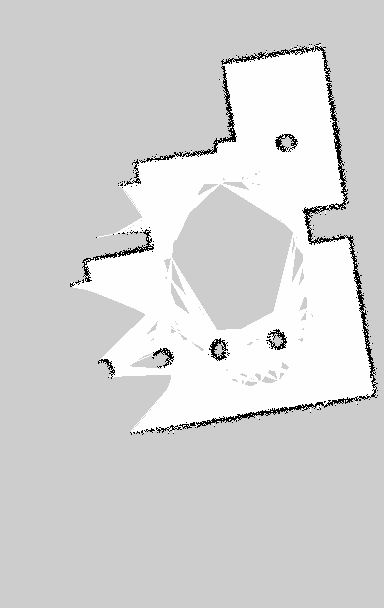
#> input picture Gazebo_test_map/sigma_difference/0426_map_01.png, 384 x 608 px
$ python test_thinning.py   (older library calls are emulated)
#> lines starting #> are read from the running program, lines starting #| are printed output that depends on the picture; after the words box and inside, x2 and y2 are one past the last pixel; in counts of white or black regions, pixels touching at a corner belong together
import cv2
import numpy as np
from matplotlib import pyplot as plt
import math
import random
from ransac_map_merge import RANSAC_Map_Merging
from skimage.transform import radon, rescale


def _color_change(input_map):
    r, c = np.shape(input_map)
    for i in range(r):
        for j in range(c):
            if input_map[i, j]  > 150:
                input_map[i, j] = 0
            else:
                input_map[i, j] = 1
    return input_map

def _transform_state(input_map):
    r, c = np.shape(input_map)
    for i in range(r):
        for j in range(c):
            if input_map[i, j]  < 150:
                input_map[i, j] = 255
            else:
                input_map[i, j] = 0
    return input_map


def _thinning(img):

    r, c = np.shape(img)
    img_tmp = np.ones((r+2, c+2))
    img_tmp[1:r+1, 1:c+1] = img
    for i in range(r):
        for j in range(c):
            x = i+1
            y = j+1
            if img_tmp[x,y] == 1:
               continue
            p2 = img_tmp[x, y+1]
            p3 = img_tmp[x+1, y+1]
            p4 = img_tmp[x+1, y]
            p5 = img_tmp[x+1, y-1]
            p6 = img_tmp[x, y-1]
            p7 = img_tmp[x-1, y-1]
            p8 = img_tmp[x-1, y]
            p9 = img_tmp[x-1, y+1]
            B = p2+p3+p4+p5+p6+p7+p8+p9
            if  B <= 6 and B >= 2:
                pass
            else:
                continue


            # if p2*p4*p6 == 0 and p4*p6*p8 == 0:
            #     pass
            # else:
            #     continue

            if p2*p4*p8 == 0 and p2*p6*p8 == 0:
                pass
            else:
                continue

            pts = [p2,p3,p4,p5,p6,p7,p8,p9]
            count = 0
            for i in range(7):
                if pts[i]== 0:
                    if pts[i+1]== 1:
                        count +=1
            if count == 1:
                img_tmp[x,y] = 1
                # print("delete")
            else:
                continue
    # [42 lines of commented-out code are left out]

    return img_tmp[1:r+1,1:c+1]

def _radon_find_theta(image):
    image = rescale(image, scale=1.0, mode='reflect', multichannel=False)
    theta = np.linspace(0., 180., max(image.shape), endpoint=False)
    sinogram = radon(image, theta=theta, circle=True)
    x = np.where(sinogram==np.amax(sinogram))
    yaw = x[1][0]/sinogram.shape[1]*180
    return yaw, sinogram

def _rotate_image(image, angle, center=None, scale=1.0):
    (h, w) = image.shape[:2]
    # If the center of the rotation is not defined, use the center of the image.
    if center is None:
        center = (w / 2, h / 2)
    M = cv2.getRotationMatrix2D(center, angle, scale)
    img_rot = cv2.warpAffine(image, M, (w, h))
    r, c = np.shape(img_rot)
    for i in range(r):
        for j in range(c):
            if img_rot[i, j]  > 0:
                img_rot[i, j] = 255
            else:
                img_rot[i, j] = 0
    return img_rot

def _dilate_image(img, L=1):
    img_r, img_c = np.shape(img)
    img_tmp = np.ones((img_r+2*L, img_c+2*L))
    pts = np.where(img==255)
    _, length = np.shape(pts)
    for i in range(length):
        x = pts[0][i]+L
        y = pts[1][i]+L
        img_tmp[x-L:x+L+1, y-L:y+L+1] = 255
    # new_img = img_tmp[L:L+img_r, L:L+img_c]
    new_img = img_tmp
    return new_img.astype(np.uint8)

if __name__ == "__main__":
    img1 = cv2.imread('Gazebo_test_map//sigma_difference//0426_map_01.png')
#> img1 is the input picture: shape (608, 384, 3); min 0, max 254, mean 212.2
    img1 = cv2.cvtColor(img1, cv2.COLOR_RGB2GRAY)
#> img1: shape (608, 384)
    img1 = _transform_state(img1)
#> after the loop in _transform_state, `for i in range(r):`:
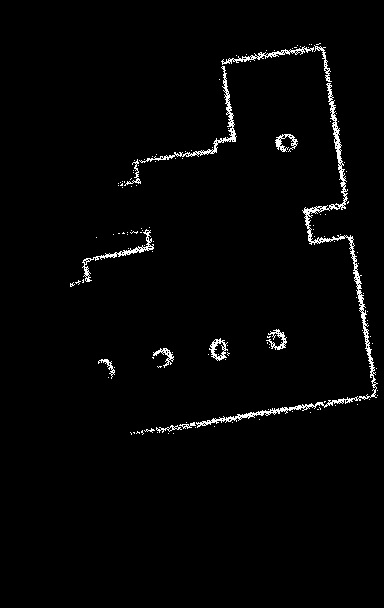
#> input_map: shape (608, 384); 2% white in thin lines or dots, all inside (x1, y1, x2, y2) = (70, 43, 378, 435)

    if 1:
        fig, ax = plt.subplots()
        ax.imshow(img1, cmap='gray')
        ax.set_title("OGM - Original Image")
        ax.get_xaxis().set_visible(False)
        ax.get_yaxis().set_visible(False)
        fig.tight_layout()


    dtheta_1, sino_1 = _radon_find_theta(img1)
#> in _radon_find_theta, `sinogram = radon(image, theta=theta, circle=True)`:
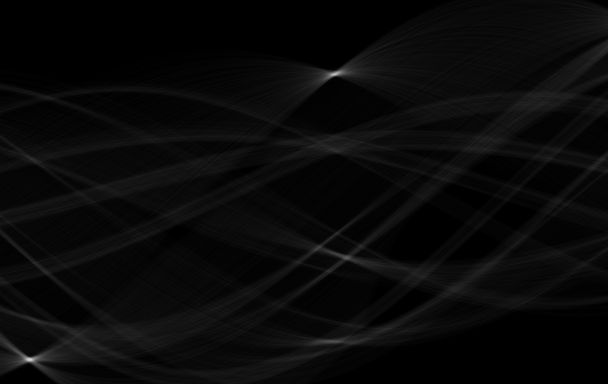
#> sinogram: shape (384, 608) float64; min 0, max 210.8, mean 9.6
#> in _radon_find_theta, `x = np.where(sinogram==np.amax(sinogram))`: x = ([359], [30])
#> in _radon_find_theta, `yaw = x[1][0]/sinogram.shape[1]*180`: yaw = 8.88
#> dtheta_1 = 8.88
    img1 = _rotate_image(img1, 270-dtheta_1)
#> in _rotate_image, `M = cv2.getRotationMatrix2D(center, angle, scale)`: M = [[-0.154, -0.988, 522], [0.988, -0.154, 161.2]]
#> in _rotate_image, `img_rot = cv2.warpAffine(image, M, (w, h))`:
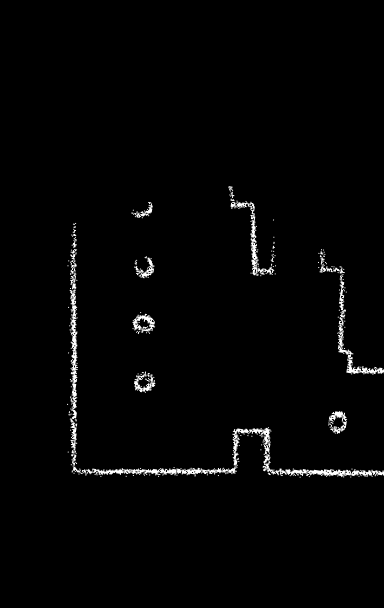
#> img_rot: shape (608, 384); min 0, max 255, mean 4.4
#> after the loop in _rotate_image, `for i in range(r):`:
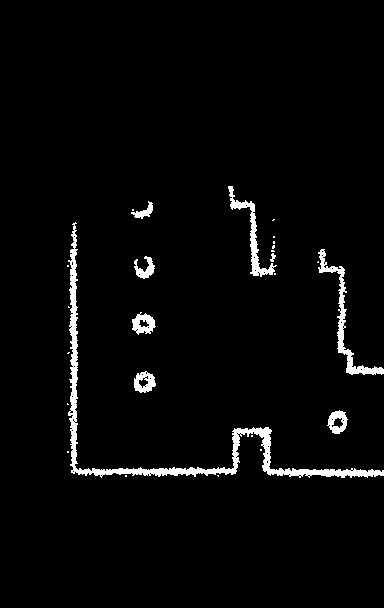
#> img_rot: shape (608, 384); 3% white; 26 white regions (17 under 20 px), largest, box (x1, y1, x2, y2) and area: (68, 222, 384, 478) 3799, (318, 249, 384, 375) 1038, (228, 186, 277, 277) 740
    img1 = _dilate_image(img1, L=1)
#> in _dilate_image, `pts = np.where(img==255)`: pts = 6992 positions, rows 186 to 477, columns 67 to 383
#> the loop in _dilate_image, `for i in range(length):` made 6992 passes
#> (x, y) on passes 1 to 3: (187, 229), (187, 230), (187, 231)
#> after the loop in _dilate_image, `for i in range(length):`:
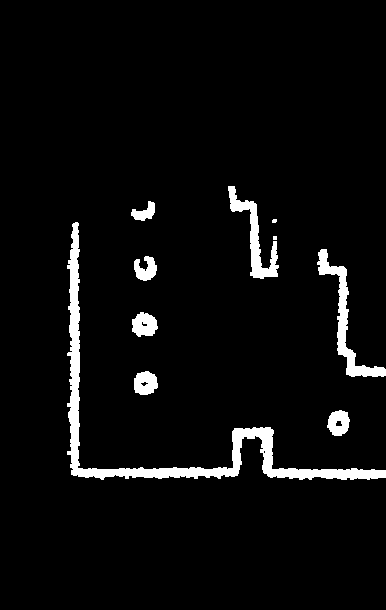
#> img_tmp: shape (610, 386) float64; values 1 (black) and 255 (white), 4.6% white; 10 white regions (2 under 20 px), largest, box (x1, y1, x2, y2) and area: (67, 222, 386, 480) 5864, (317, 249, 386, 377) 1617, (228, 186, 279, 279) 1274

    if 1:
        fig, ax = plt.subplots()
        ax.imshow(img1, cmap='gray')
        ax.set_title("OGM - Rotated Image")
        ax.get_xaxis().set_visible(False)
        ax.get_yaxis().set_visible(False)
        fig.tight_layout()

    img1 = _color_change(img1)

    if 1:
        fig, ax = plt.subplots()
        ax.imshow(img1, cmap='gray')
        ax.set_title("OGM - Color changed")
        ax.get_xaxis().set_visible(False)
        ax.get_yaxis().set_visible(False)
        fig.tight_layout()

    img2 = img1
    for i in range(5):
        img1 = _thinning(img1)
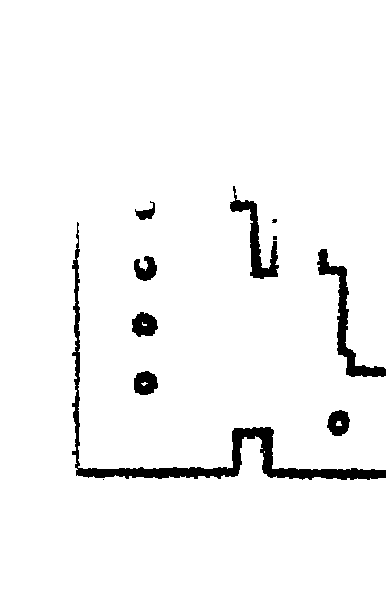
#> img1: shape (610, 386) float64; values 0 (black) and 1 (white), 96% white; 11 black regions (3 under 20 px), largest, box (x1, y1, x2, y2) and area: (72, 222, 386, 480) 4586, (317, 249, 386, 377) 1617, (230, 186, 279, 279) 1187

    if 1:
        fig, ax = plt.subplots()
        ax.imshow(img2-img1, cmap='gray')
        ax.set_title("OGM - Thinning Difference")
        ax.get_xaxis().set_visible(False)
        ax.get_yaxis().set_visible(False)
        fig.tight_layout()

    if 1:
        fig, ax = plt.subplots(1, 2)
        ax[0].imshow(img1, cmap='gray'), ax[0].set_title("OGM - Thinning")
        ax[1].imshow(img2, cmap='gray'), ax[1].set_title("OGM - Dilation")
        ax[0].get_xaxis().set_visible(False), ax[0].get_yaxis().set_visible(False)
        ax[1].get_xaxis().set_visible(False), ax[1].get_yaxis().set_visible(False)
        fig.tight_layout()

    plt.show()
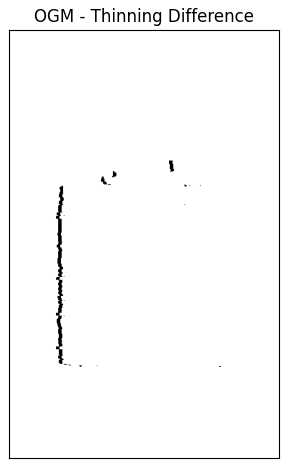
#> figure drawn by matplotlib, 1 panel

$ run again, with map2.1.png copied over Gazebo_test_map/sigma_difference/0426_map_01.png
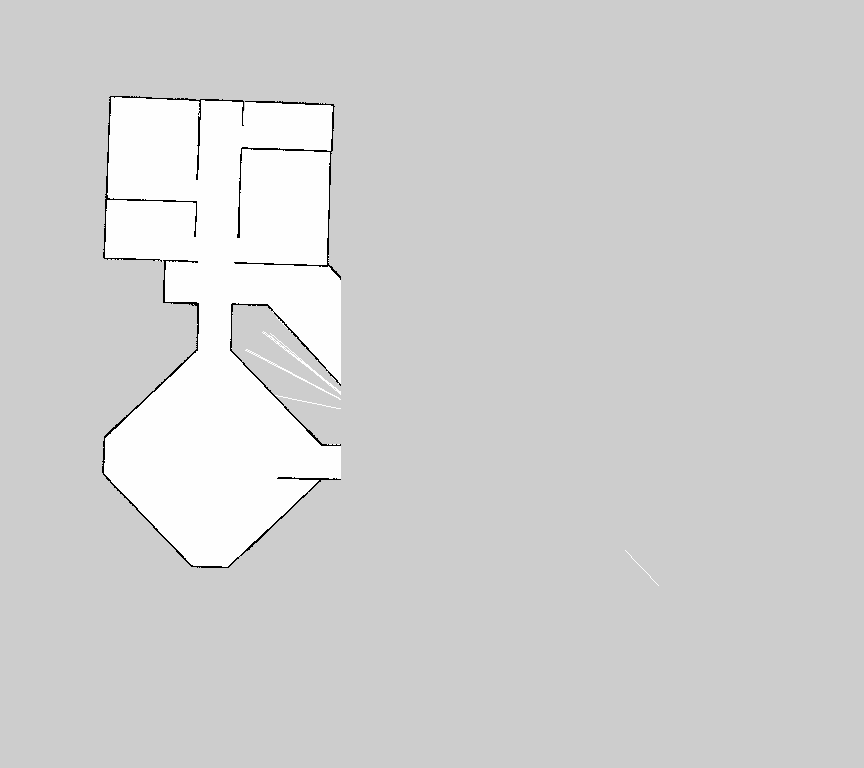
#> input picture map2.1.png, 864 x 768 px
#> img1 is the input picture: shape (768, 864, 3); min 0, max 254, mean 209.7
#> image: shape (768, 864) float64; values 0 (black) and 1 (white), 0.52% white in thin lines or dots, all inside (x1, y1, x2, y2) = (102, 96, 341, 568)
#> in _radon_find_theta, `x = np.where(sinogram==np.amax(sinogram))`: x = ([660], [422])
#> yaw = 87.92
#> M = [[-0.999, -0.0364, 877.7], [0.0364, -0.999, 752]]
#> after the loop in _rotate_image, `for i in range(r):`:
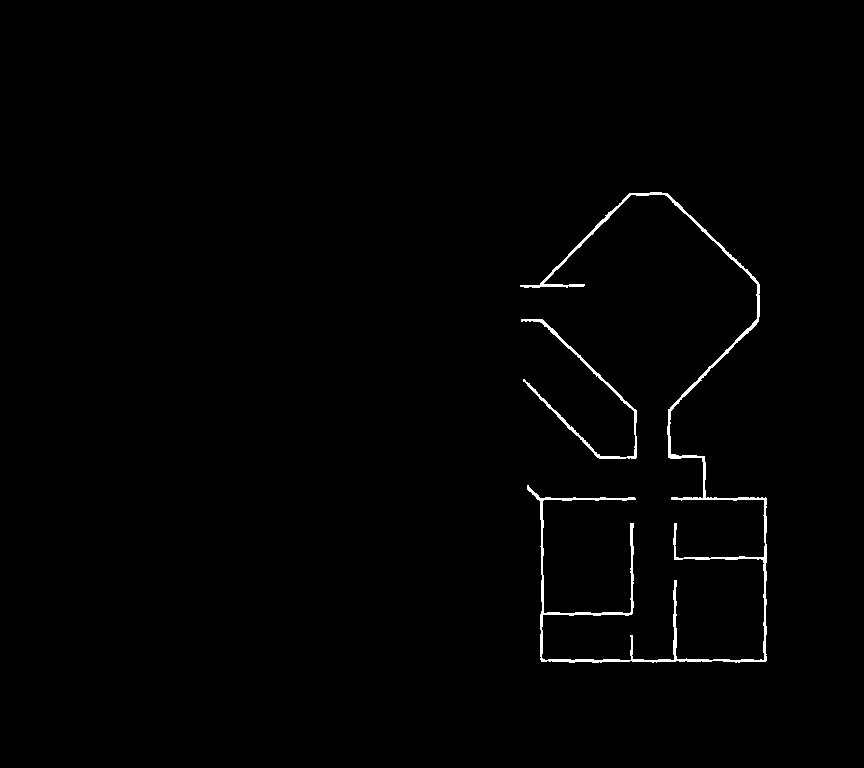
#> img_rot: shape (768, 864); 0.89% white; 2 white regions, box (x1, y1, x2, y2) and area: (520, 192, 767, 663) 4964, (521, 319, 637, 459) 973
#> pts = 5937 positions, rows 192 to 662, columns 520 to 766
#> the loop in _dilate_image, `for i in range(length):` made 5937 passes
#> (x, y) on passes 1 to 3: (193, 651), (193, 652), (193, 653)
#> `plt.show()`:
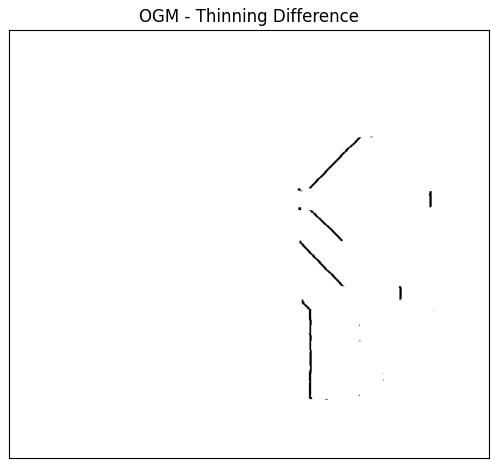
#> figure drawn by matplotlib, 1 panel
